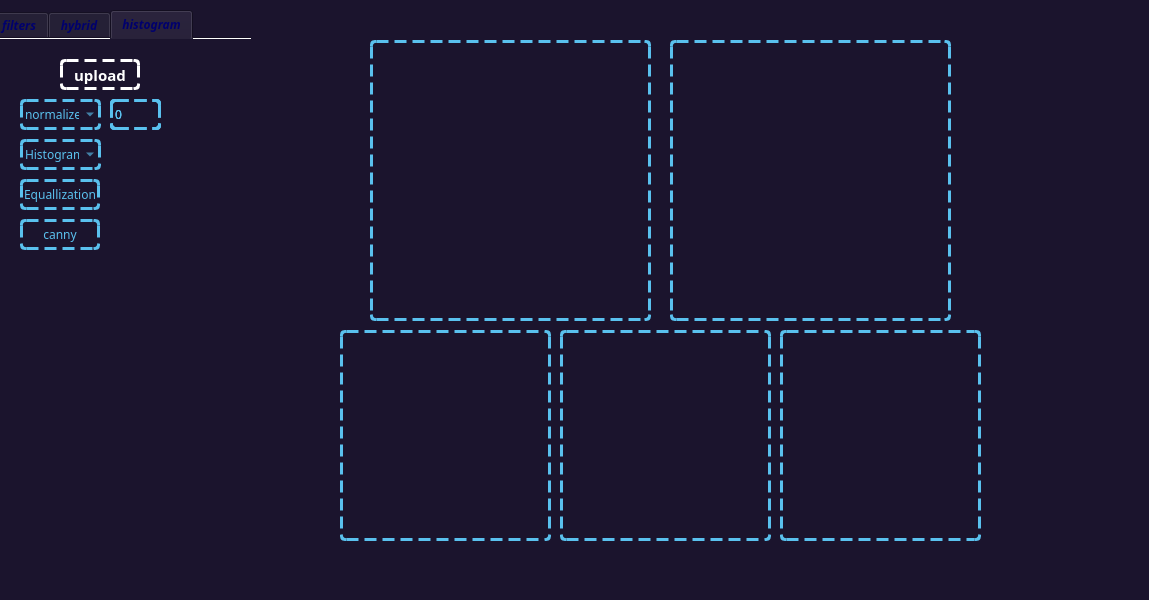
<?xml version="1.0" encoding="UTF-8"?>
<ui version="4.0">
 <class>MainWindow</class>
 <widget class="QMainWindow" name="MainWindow">
  <property name="geometry">
   <rect>
    <x>0</x>
    <y>0</y>
    <width>1149</width>
    <height>600</height>
   </rect>
  </property>
  <property name="windowTitle">
   <string>MainWindow</string>
  </property>
  <property name="styleSheet">
   <string notr="true">display: flex;
  height: 92vh;
  /* flex-direction: row; */
  justify-content: center;
  align-items: center;
  color: rgb(0, 0, 108);
  background-color: #1b142d;
  /* margin-top: -80px; */
  font-family: cairo;
	border-radius:5%;

</string>
  </property>
  <widget class="QWidget" name="centralwidget">
   <widget class="QTabWidget" name="tabWidget">
    <property name="geometry">
     <rect>
      <x>-10</x>
      <y>10</y>
      <width>261</width>
      <height>511</height>
     </rect>
    </property>
    <property name="font">
     <font>
      <italic>true</italic>
      <bold>true</bold>
      <underline>false</underline>
      <strikeout>false</strikeout>
     </font>
    </property>
    <property name="styleSheet">
     <string notr="true">display: flex;
  height: 92vh;
  /* flex-direction: row; */
  justify-content: center;
  align-items: center;
  color: rgb(0, 0, 108);
  background-color: #1b142d;
  /* margin-top: -80px; */
  font-family: cairo;
	border-radius:5%;
</string>
    </property>
    <property name="tabPosition">
     <enum>QTabWidget::North</enum>
    </property>
    <property name="tabShape">
     <enum>QTabWidget::Rounded</enum>
    </property>
    <property name="currentIndex">
     <number>2</number>
    </property>
    <property name="iconSize">
     <size>
      <width>16</width>
      <height>16</height>
     </size>
    </property>
    <property name="documentMode">
     <bool>true</bool>
    </property>
    <property name="tabsClosable">
     <bool>false</bool>
    </property>
    <property name="movable">
     <bool>false</bool>
    </property>
    <property name="tabBarAutoHide">
     <bool>false</bool>
    </property>
    <widget class="QWidget" name="tab">
     <attribute name="title">
      <string>filters</string>
     </attribute>
     <widget class="QSpinBox" name="add_s">
      <property name="geometry">
       <rect>
        <x>120</x>
        <y>60</y>
        <width>61</width>
        <height>31</height>
       </rect>
      </property>
      <property name="styleSheet">
       <string notr="true">	border-radius:5%;
	border:3px dashed #5ac1ee;
	background-color:transparent;
	color:#5ac1ee;</string>
      </property>
     </widget>
     <widget class="QDoubleSpinBox" name="add_g">
      <property name="geometry">
       <rect>
        <x>120</x>
        <y>60</y>
        <width>61</width>
        <height>31</height>
       </rect>
      </property>
      <property name="styleSheet">
       <string notr="true">	border-radius:5%;
	border:3px dashed #5ac1ee;
	background-color:transparent;
	color:#5ac1ee;</string>
      </property>
      <property name="maximum">
       <double>1.000000000000000</double>
      </property>
      <property name="singleStep">
       <double>0.100000000000000</double>
      </property>
     </widget>
     <widget class="QDoubleSpinBox" name="add_u">
      <property name="geometry">
       <rect>
        <x>120</x>
        <y>60</y>
        <width>61</width>
        <height>31</height>
       </rect>
      </property>
      <property name="styleSheet">
       <string notr="true">	border-radius:5%;
	border:3px dashed #5ac1ee;
	background-color:transparent;
	color:#5ac1ee;</string>
      </property>
      <property name="maximum">
       <double>1.000000000000000</double>
      </property>
      <property name="singleStep">
       <double>0.100000000000000</double>
      </property>
     </widget>
     <widget class="QSpinBox" name="guasian">
      <property name="geometry">
       <rect>
        <x>120</x>
        <y>100</y>
        <width>61</width>
        <height>31</height>
       </rect>
      </property>
      <property name="styleSheet">
       <string notr="true">	border-radius:5%;
	border:3px dashed #5ac1ee;
	background-color:transparent;
	color:#5ac1ee;</string>
      </property>
      <property name="minimum">
       <number>3</number>
      </property>
      <property name="singleStep">
       <number>2</number>
      </property>
     </widget>
     <widget class="QSpinBox" name="mean">
      <property name="geometry">
       <rect>
        <x>120</x>
        <y>100</y>
        <width>61</width>
        <height>31</height>
       </rect>
      </property>
      <property name="styleSheet">
       <string notr="true">	border-radius:5%;
	border:3px dashed #5ac1ee;
	background-color:transparent;
	color:#5ac1ee;</string>
      </property>
      <property name="minimum">
       <number>3</number>
      </property>
      <property name="singleStep">
       <number>2</number>
      </property>
     </widget>
     <widget class="QSpinBox" name="median">
      <property name="geometry">
       <rect>
        <x>120</x>
        <y>100</y>
        <width>61</width>
        <height>31</height>
       </rect>
      </property>
      <property name="styleSheet">
       <string notr="true">	border-radius:5%;
	border:3px dashed #5ac1ee;
	background-color:transparent;
	color:#5ac1ee;</string>
      </property>
      <property name="minimum">
       <number>3</number>
      </property>
      <property name="singleStep">
       <number>2</number>
      </property>
     </widget>
     <widget class="QPushButton" name="pushButton_7">
      <property name="geometry">
       <rect>
        <x>70</x>
        <y>20</y>
        <width>91</width>
        <height>31</height>
       </rect>
      </property>
      <property name="font">
       <font>
        <pointsize>11</pointsize>
        <bold>true</bold>
       </font>
      </property>
      <property name="styleSheet">
       <string notr="true">QPushButton{
	border-radius:5%;
	border:3px dashed #ffffff;

}
QPushButton:enabled{
	background-color:transparent;
	color:#ffffff;
}
 </string>
      </property>
      <property name="text">
       <string>upload</string>
      </property>
     </widget>
     <widget class="QComboBox" name="noise">
      <property name="geometry">
       <rect>
        <x>50</x>
        <y>60</y>
        <width>61</width>
        <height>31</height>
       </rect>
      </property>
      <property name="styleSheet">
       <string notr="true">	border-radius:5%;
	border:3px dashed #5ac1ee;
	background-color:transparent;
	color:#5ac1ee;</string>
      </property>
      <item>
       <property name="text">
        <string>spi</string>
       </property>
      </item>
      <item>
       <property name="text">
        <string>uniform</string>
       </property>
      </item>
      <item>
       <property name="text">
        <string>guasian</string>
       </property>
      </item>
     </widget>
     <widget class="QComboBox" name="low">
      <property name="geometry">
       <rect>
        <x>50</x>
        <y>100</y>
        <width>61</width>
        <height>31</height>
       </rect>
      </property>
      <property name="styleSheet">
       <string notr="true">	border-radius:5%;
	border:3px dashed #5ac1ee;
	background-color:transparent;
	color:#5ac1ee;</string>
      </property>
      <item>
       <property name="text">
        <string>mean</string>
       </property>
      </item>
      <item>
       <property name="text">
        <string>median</string>
       </property>
      </item>
      <item>
       <property name="text">
        <string>guasian</string>
       </property>
      </item>
     </widget>
     <widget class="QComboBox" name="high">
      <property name="geometry">
       <rect>
        <x>50</x>
        <y>140</y>
        <width>61</width>
        <height>31</height>
       </rect>
      </property>
      <property name="styleSheet">
       <string notr="true">	border-radius:5%;
	border:3px dashed #5ac1ee;
	background-color:transparent;
	color:#5ac1ee;</string>
      </property>
      <item>
       <property name="text">
        <string>berwit</string>
       </property>
      </item>
      <item>
       <property name="text">
        <string>robert</string>
       </property>
      </item>
      <item>
       <property name="text">
        <string>sobel</string>
       </property>
      </item>
     </widget>
    </widget>
    <widget class="QWidget" name="tab_3">
     <attribute name="title">
      <string>hybrid</string>
     </attribute>
     <widget class="QPushButton" name="pushButton_22">
      <property name="geometry">
       <rect>
        <x>150</x>
        <y>90</y>
        <width>80</width>
        <height>31</height>
       </rect>
      </property>
      <property name="styleSheet">
       <string notr="true">	border-radius:5%;
	border:3px dashed #5ac1ee;
	background-color:transparent;
	color:#5ac1ee;</string>
      </property>
      <property name="text">
       <string>Apply</string>
      </property>
     </widget>
     <widget class="QSpinBox" name="spinBox_6">
      <property name="geometry">
       <rect>
        <x>100</x>
        <y>90</y>
        <width>41</width>
        <height>31</height>
       </rect>
      </property>
      <property name="styleSheet">
       <string notr="true">	border-radius:5%;
	border:3px dashed #5ac1ee;
	background-color:transparent;
	color:#5ac1ee;</string>
      </property>
     </widget>
     <widget class="QPushButton" name="pushButton_27">
      <property name="geometry">
       <rect>
        <x>760</x>
        <y>190</y>
        <width>80</width>
        <height>24</height>
       </rect>
      </property>
      <property name="text">
       <string>prewitt</string>
      </property>
     </widget>
     <widget class="QPushButton" name="pushButton_28">
      <property name="geometry">
       <rect>
        <x>640</x>
        <y>190</y>
        <width>80</width>
        <height>24</height>
       </rect>
      </property>
      <property name="text">
       <string>sobel</string>
      </property>
     </widget>
     <widget class="QPushButton" name="pushButton_29">
      <property name="geometry">
       <rect>
        <x>890</x>
        <y>193</y>
        <width>211</width>
        <height>81</height>
       </rect>
      </property>
      <property name="styleSheet">
       <string notr="true">color: rgb(170, 0, 0);
background-color: rgb(170, 0, 0);</string>
      </property>
      <property name="text">
       <string>Robert</string>
      </property>
      <property name="flat">
       <bool>false</bool>
      </property>
     </widget>
     <widget class="QPushButton" name="pushButton_20">
      <property name="geometry">
       <rect>
        <x>60</x>
        <y>40</y>
        <width>80</width>
        <height>31</height>
       </rect>
      </property>
      <property name="styleSheet">
       <string notr="true">QPushButton{
	border-radius:5%;
	border:3px dashed #ffffff;

}
QPushButton:enabled{
	background-color:transparent;
	color:#ffffff;
}
 </string>
      </property>
      <property name="text">
       <string>upload1</string>
      </property>
     </widget>
     <widget class="QPushButton" name="pushButton_21">
      <property name="geometry">
       <rect>
        <x>160</x>
        <y>40</y>
        <width>80</width>
        <height>31</height>
       </rect>
      </property>
      <property name="styleSheet">
       <string notr="true">QPushButton{
	border-radius:5%;
	border:3px dashed #ffffff;

}
QPushButton:enabled{
	background-color:transparent;
	color:#ffffff;
}
 </string>
      </property>
      <property name="text">
       <string>upload2</string>
      </property>
     </widget>
    </widget>
    <widget class="QWidget" name="tab_2">
     <attribute name="title">
      <string>histogram</string>
     </attribute>
     <widget class="QPushButton" name="pushButton_9">
      <property name="geometry">
       <rect>
        <x>70</x>
        <y>20</y>
        <width>80</width>
        <height>31</height>
       </rect>
      </property>
      <property name="font">
       <font>
        <pointsize>11</pointsize>
        <italic>false</italic>
        <bold>true</bold>
       </font>
      </property>
      <property name="styleSheet">
       <string notr="true">QPushButton{
	border-radius:5%;
	border:3px dashed #ffffff;

}
QPushButton:enabled{
	background-color:transparent;
	color:#ffffff;
}
 </string>
      </property>
      <property name="text">
       <string>upload</string>
      </property>
     </widget>
     <widget class="QSpinBox" name="normalize">
      <property name="geometry">
       <rect>
        <x>120</x>
        <y>60</y>
        <width>51</width>
        <height>31</height>
       </rect>
      </property>
      <property name="styleSheet">
       <string notr="true">	border-radius:5%;
	border:3px dashed #5ac1ee;
	background-color:transparent;
	color:#5ac1ee;</string>
      </property>
      <property name="maximum">
       <number>255</number>
      </property>
     </widget>
     <widget class="QSpinBox" name="manual">
      <property name="geometry">
       <rect>
        <x>120</x>
        <y>60</y>
        <width>51</width>
        <height>31</height>
       </rect>
      </property>
      <property name="styleSheet">
       <string notr="true">	border-radius:5%;
	border:3px dashed #5ac1ee;
	background-color:transparent;
	color:#5ac1ee;</string>
      </property>
      <property name="maximum">
       <number>255</number>
      </property>
     </widget>
     <widget class="QSpinBox" name="local">
      <property name="geometry">
       <rect>
        <x>120</x>
        <y>60</y>
        <width>51</width>
        <height>31</height>
       </rect>
      </property>
      <property name="styleSheet">
       <string notr="true">	border-radius:5%;
	border:3px dashed #5ac1ee;
	background-color:transparent;
	color:#5ac1ee;</string>
      </property>
      <property name="maximum">
       <number>100</number>
      </property>
     </widget>
     <widget class="QPushButton" name="pushButton_31">
      <property name="geometry">
       <rect>
        <x>30</x>
        <y>140</y>
        <width>80</width>
        <height>31</height>
       </rect>
      </property>
      <property name="styleSheet">
       <string notr="true">	border-radius:5%;
	border:3px dashed #5ac1ee;
	background-color:transparent;
	color:#5ac1ee;</string>
      </property>
      <property name="text">
       <string>Equallization</string>
      </property>
     </widget>
     <widget class="QPushButton" name="pushButton_32">
      <property name="geometry">
       <rect>
        <x>30</x>
        <y>180</y>
        <width>80</width>
        <height>31</height>
       </rect>
      </property>
      <property name="styleSheet">
       <string notr="true">	border-radius:5%;
	border:3px dashed #5ac1ee;
	background-color:transparent;
	color:#5ac1ee;</string>
      </property>
      <property name="text">
       <string>canny</string>
      </property>
     </widget>
     <widget class="QComboBox" name="options">
      <property name="geometry">
       <rect>
        <x>30</x>
        <y>60</y>
        <width>81</width>
        <height>31</height>
       </rect>
      </property>
      <property name="styleSheet">
       <string notr="true">	border-radius:5%;
	border:3px dashed #5ac1ee;
	background-color:transparent;
	color:#5ac1ee;</string>
      </property>
      <item>
       <property name="text">
        <string>normalize</string>
       </property>
      </item>
      <item>
       <property name="text">
        <string>local</string>
       </property>
      </item>
      <item>
       <property name="text">
        <string>manual</string>
       </property>
      </item>
      <item>
       <property name="text">
        <string>auto</string>
       </property>
      </item>
     </widget>
     <widget class="QComboBox" name="Histogram">
      <property name="geometry">
       <rect>
        <x>30</x>
        <y>100</y>
        <width>81</width>
        <height>31</height>
       </rect>
      </property>
      <property name="styleSheet">
       <string notr="true">	border-radius:5%;
	border:3px dashed #5ac1ee;
	background-color:transparent;
	color:#5ac1ee;
</string>
      </property>
      <item>
       <property name="text">
        <string>Histogram</string>
       </property>
      </item>
      <item>
       <property name="text">
        <string>Gray</string>
       </property>
      </item>
      <item>
       <property name="text">
        <string>Colored</string>
       </property>
      </item>
     </widget>
    </widget>
   </widget>
   <widget class="QLabel" name="label_2">
    <property name="geometry">
     <rect>
      <x>670</x>
      <y>40</y>
      <width>281</width>
      <height>281</height>
     </rect>
    </property>
    <property name="styleSheet">
     <string notr="true">border:3px dashed #5ac1ee;
border-radius: 5%;
 border-style: dashed;

  background-color: transparent;

</string>
    </property>
    <property name="text">
     <string/>
    </property>
   </widget>
   <widget class="QLabel" name="label_3">
    <property name="geometry">
     <rect>
      <x>560</x>
      <y>330</y>
      <width>211</width>
      <height>211</height>
     </rect>
    </property>
    <property name="maximumSize">
     <size>
      <width>16777215</width>
      <height>16777215</height>
     </size>
    </property>
    <property name="styleSheet">
     <string notr="true">border:3px dashed #5ac1ee;
border-radius: 5%;
 border-style: dashed;

  background-color: transparent;

</string>
    </property>
    <property name="text">
     <string/>
    </property>
   </widget>
   <widget class="QLabel" name="label">
    <property name="geometry">
     <rect>
      <x>370</x>
      <y>40</y>
      <width>281</width>
      <height>281</height>
     </rect>
    </property>
    <property name="styleSheet">
     <string notr="true">border:3px dashed #5ac1ee;
border-radius: 5%;
 border-style: dashed;

  background-color: transparent;

</string>
    </property>
    <property name="text">
     <string/>
    </property>
   </widget>
   <widget class="QLabel" name="label_4">
    <property name="geometry">
     <rect>
      <x>780</x>
      <y>330</y>
      <width>201</width>
      <height>211</height>
     </rect>
    </property>
    <property name="styleSheet">
     <string notr="true">border:3px dashed #5ac1ee;
border-radius: 5%;
 border-style: dashed;

  background-color: transparent;

</string>
    </property>
    <property name="text">
     <string/>
    </property>
   </widget>
   <widget class="QLabel" name="label_5">
    <property name="geometry">
     <rect>
      <x>340</x>
      <y>330</y>
      <width>211</width>
      <height>211</height>
     </rect>
    </property>
    <property name="styleSheet">
     <string notr="true">border:3px dashed #5ac1ee;
border-radius: 5%;
 border-style: dashed;

  background-color: transparent;

</string>
    </property>
    <property name="text">
     <string/>
    </property>
   </widget>
  </widget>
  <widget class="QMenuBar" name="menubar">
   <property name="geometry">
    <rect>
     <x>0</x>
     <y>0</y>
     <width>1149</width>
     <height>0</height>
    </rect>
   </property>
  </widget>
  <widget class="QStatusBar" name="statusbar"/>
 </widget>
 <resources/>
 <connections/>
</ui>
